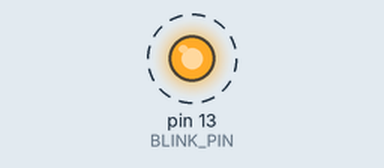
Recording of a sketch running on a simulated Arduino Uno, built with avr-gcc and run on an emulated ATmega328P. On the bench: output pins drawn as LEDs (lit = HIGH). Dashed ring = blinking.

Above: at 0.1 s.
Timing chart, 0 to 3.0 s (numbered marks = the images above):
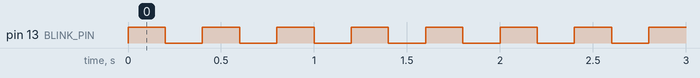

The sketch:

Blink.ino
```cpp
/**
 * Lab 1: Introduction
 *
 * This sketch causes a light connected to the specified pin
 * to blink off and on at intervals defined by the BLINK_LEN
 * variable. BLINK_LEN specifies the number of milliseconds
 * (mulitply by 1000 to get seconds).
 *
 * asbeug@calpoly.edu
 * Fall 2011 - Spring 2012
 */

// Declare a variable that holds the value of the pin on the
// Arduino board to which the LED is connected
const int BLINK_PIN = 13;
// Declare a variable that holds the value of how long to
// wait before turning the LED off or on again
const int BLINK_LEN = 200;

// This function runs once when the Arduino board is first connected
void setup() {
  // initialize the digital pin as an output.
  // Pin 13 has an LED connected on most Arduino boards:
  pinMode(BLINK_PIN, OUTPUT);
}

// This function runs continuously AFTER the setup function has completed
void loop() {
  digitalWrite(BLINK_PIN, HIGH);   // set the LED on
  delay(BLINK_LEN);                // wait
  digitalWrite(BLINK_PIN, LOW);    // set the LED off
  delay(BLINK_LEN);                // wait
}
```

Measured:
- by itself, pin 13 (BLINK_PIN): alternates HIGH for 0.20 s and LOW for 0.20 s
